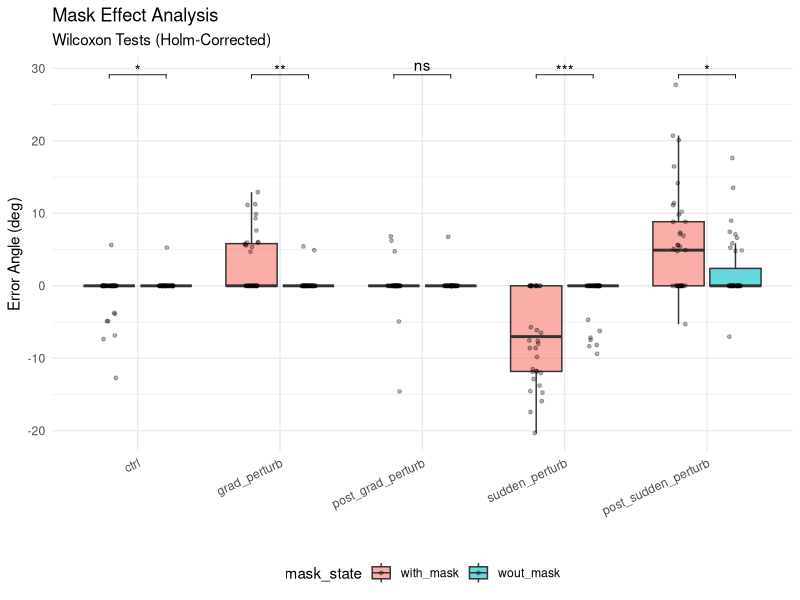
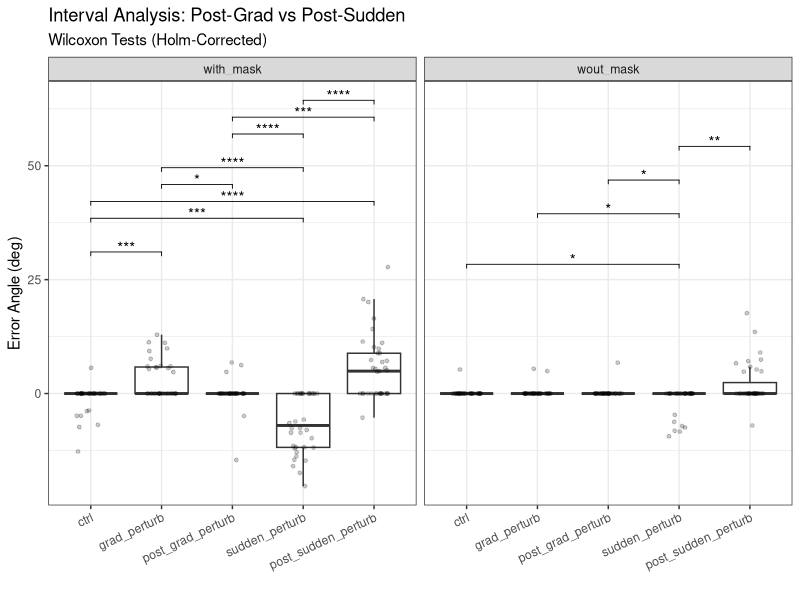

Write R code to recreate these figures, in order. (Note: this script raises an error after producing the figures.)
library(reshape2)
library(ggplot2)
library(ggpubr)
library(dplyr)
library(rstatix)

# --- 1. SETUP & DATA CLEANING ---

# Load Data
with_mask <- read.csv("C_with_mask.csv", header = T)$error_angle_deg
wout_mask <- read.csv("C_without_mask.csv", header = T)$error_angle_deg

conditions <- c("ctrl", "grad_perturb", "post_grad_perturb", "sudden_perturb", "post_sudden_perturb")

# Create Array
combined_data <- c(with_mask, wout_mask)
data_array <- array(combined_data, 
                    dim = c(40, 5, 2),
                    dimnames = list(time = 1:40, condition = conditions, mask_state = c("with_mask", "wout_mask")))

# Flatten to Dataframe
df_long <- melt(data_array, varnames = c("time", "condition", "mask_state"), value.name = "error_angle")
df_long$condition <- factor(df_long$condition, levels = conditions)

apply(data_array, c(2,3), mean, na.rm = T)


# --- 2. STATISTICAL CALCULATIONS ---

# TEST A: Mask Effect (With vs Without Mask)
stat_mask <- df_long %>%
  group_by(condition) %>%
  wilcox_test(error_angle ~ mask_state) %>%
  adjust_pvalue(method = "holm") %>%
  add_significance("p.adj") %>% 
  add_xy_position(x = "condition", dodge = 0.8) 

# TEST B: Interval Effect (Post-Grad vs Post-Sudden)
stat_intervals <- df_long %>%
  group_by(mask_state) %>% 
  wilcox_test(error_angle ~ condition) %>%
  adjust_pvalue(method = "holm") %>%
  add_significance("p.adj") %>%
  add_xy_position(x = "condition")

# --- 3. PLOTTING ---

# PLOT A: Mask Effect
p_mask <- ggplot(df_long, aes(x = condition, y = error_angle, fill = mask_state)) +
  geom_boxplot(alpha = 0.6, outlier.shape = NA, width = 0.8) + 
  geom_point(position = position_jitterdodge(jitter.width = 0.2, dodge.width = 0.8), 
             alpha = 0.3, size = 1) +
  stat_pvalue_manual(
    stat_mask, 
    label = "p.adj.signif", 
    tip.length = 0.01,
    hide.ns = F,
    inherit.aes = FALSE,
    y.position = max(df_long$error_angle, na.rm = TRUE) * 1.05
  ) +
  labs(title = "Mask Effect Analysis",
       subtitle = "Wilcoxon Tests (Holm-Corrected)",
       y = "Error Angle (deg)", x = "") +
  theme_minimal() +
  theme(axis.text.x = element_text(angle = 25, hjust = 1),
        legend.position = "bottom")

# PLOT B: Interval Comparison
p_intervals <- ggplot(df_long, aes(x = condition, y = error_angle)) +
  geom_boxplot(alpha = 0.6, outlier.shape = NA) +
  geom_jitter(width = 0.2, alpha = 0.2, size = 1) +
  facet_wrap(~mask_state) + 
  stat_pvalue_manual(
    stat_intervals, 
    label = "p.adj.signif",
    tip.length = 0.01,
    hide.ns = T,
    color = "black",
    inherit.aes = FALSE
  ) +
  labs(title = "Interval Analysis: Post-Grad vs Post-Sudden",
       subtitle = "Wilcoxon Tests (Holm-Corrected)",
       y = "Error Angle (deg)", x = "") +
  theme_bw() +
  theme(axis.text.x = element_text(angle = 25, hjust = 1))

# --- 4. OUTPUT ---
print(p_mask)
print(p_intervals)

# Save
custom_save(p_mask, name = "result_mask_effect")
custom_save(p_intervals, name = "result_interval_comparison")